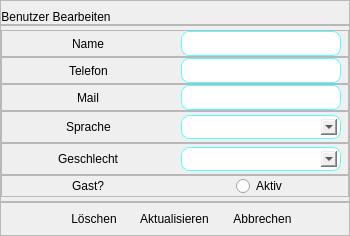
         <widget class="QWidget" name="user_edit_page">
          <layout class="QVBoxLayout" name="verticalLayout_9">
           <property name="spacing">
            <number>0</number>
           </property>
           <property name="leftMargin">
            <number>0</number>
           </property>
           <property name="topMargin">
            <number>0</number>
           </property>
           <property name="rightMargin">
            <number>0</number>
           </property>
           <property name="bottomMargin">
            <number>0</number>
           </property>
           <item>
            <widget class="QFrame" name="edit_header">
             <property name="frameShape">
              <enum>QFrame::StyledPanel</enum>
             </property>
             <property name="frameShadow">
              <enum>QFrame::Raised</enum>
             </property>
             <layout class="QHBoxLayout" name="horizontalLayout_22">
              <property name="spacing">
               <number>0</number>
              </property>
              <property name="leftMargin">
               <number>0</number>
              </property>
              <property name="topMargin">
               <number>9</number>
              </property>
              <property name="rightMargin">
               <number>0</number>
              </property>
              <property name="bottomMargin">
               <number>0</number>
              </property>
              <item alignment="Qt::AlignLeft">
               <widget class="QLabel" name="header_label">
                <property name="styleSheet">
                 <string notr="true">font: 12pt &quot;Ethnocentric&quot;;
</string>
                </property>
                <property name="text">
                 <string>Benutzer Bearbeiten</string>
                </property>
                <property name="alignment">
                 <set>Qt::AlignCenter</set>
                </property>
               </widget>
              </item>
              <item>
               <widget class="QLabel" name="edit_error_label">
                <property name="styleSheet">
                 <string notr="true">color: rgb(255, 0, 0);</string>
                </property>
                <property name="text">
                 <string/>
                </property>
               </widget>
              </item>
             </layout>
            </widget>
           </item>
           <item alignment="Qt::AlignHCenter">
            <widget class="QFrame" name="edit_main">
             <property name="sizePolicy">
              <sizepolicy hsizetype="Expanding" vsizetype="Expanding">
               <horstretch>0</horstretch>
               <verstretch>0</verstretch>
              </sizepolicy>
             </property>
             <property name="minimumSize">
              <size>
               <width>350</width>
               <height>0</height>
              </size>
             </property>
             <property name="styleSheet">
              <string notr="true">QLineEdit{
	border: 1px solid;
	border-color:rgb(85, 255, 255);
	border-radius: 8px;
text-align: center
}
QComboBox{
	padding: 3px;
	text-align:center;
	margin: 3px;
	border: 1px solid;
	border-color:rgb(85, 255, 255);
	border-radius: 8px;
}</string>
             </property>
             <property name="frameShape">
              <enum>QFrame::StyledPanel</enum>
             </property>
             <property name="frameShadow">
              <enum>QFrame::Raised</enum>
             </property>
             <layout class="QGridLayout" name="gridLayout_2">
              <property name="leftMargin">
               <number>0</number>
              </property>
              <property name="topMargin">
               <number>4</number>
              </property>
              <property name="rightMargin">
               <number>0</number>
              </property>
              <property name="bottomMargin">
               <number>4</number>
              </property>
              <property name="spacing">
               <number>0</number>
              </property>
              <item row="4" column="0">
               <widget class="QFrame" name="frame_9">
                <property name="styleSheet">
                 <string notr="true"/>
                </property>
                <property name="frameShape">
                 <enum>QFrame::StyledPanel</enum>
                </property>
                <property name="frameShadow">
                 <enum>QFrame::Raised</enum>
                </property>
                <layout class="QHBoxLayout" name="horizontalLayout_19">
                 <property name="spacing">
                  <number>0</number>
                 </property>
                 <property name="leftMargin">
                  <number>0</number>
                 </property>
                 <property name="topMargin">
                  <number>0</number>
                 </property>
                 <property name="rightMargin">
                  <number>0</number>
                 </property>
                 <property name="bottomMargin">
                  <number>0</number>
                 </property>
                 <item alignment="Qt::AlignHCenter">
                  <widget class="QLabel" name="label_11">
                   <property name="text">
                    <string>Geschlecht</string>
                   </property>
                  </widget>
                 </item>
                 <item alignment="Qt::AlignHCenter|Qt::AlignVCenter">
                  <widget class="QComboBox" name="edit_gender_box">
                   <property name="minimumSize">
                    <size>
                     <width>166</width>
                     <height>24</height>
                    </size>
                   </property>
                   <property name="styleSheet">
                    <string notr="true"/>
                   </property>
                   <property name="iconSize">
                    <size>
                     <width>10</width>
                     <height>10</height>
                    </size>
                   </property>
                  </widget>
                 </item>
                </layout>
               </widget>
              </item>
              <item row="5" column="0">
               <widget class="QFrame" name="frame_10">
                <property name="frameShape">
                 <enum>QFrame::StyledPanel</enum>
                </property>
                <property name="frameShadow">
                 <enum>QFrame::Raised</enum>
                </property>
                <layout class="QHBoxLayout" name="horizontalLayout_20">
                 <property name="spacing">
                  <number>0</number>
                 </property>
                 <property name="leftMargin">
                  <number>0</number>
                 </property>
                 <property name="topMargin">
                  <number>0</number>
                 </property>
                 <property name="rightMargin">
                  <number>0</number>
                 </property>
                 <property name="bottomMargin">
                  <number>0</number>
                 </property>
                 <item alignment="Qt::AlignHCenter">
                  <widget class="QLabel" name="label_12">
                   <property name="text">
                    <string>Gast?</string>
                   </property>
                  </widget>
                 </item>
                 <item alignment="Qt::AlignHCenter">
                  <widget class="QRadioButton" name="edit_guest_check">
                   <property name="styleSheet">
                    <string notr="true">font: 9pt &quot;Ethnocentric&quot;;</string>
                   </property>
                   <property name="text">
                    <string>Aktiv</string>
                   </property>
                  </widget>
                 </item>
                </layout>
               </widget>
              </item>
              <item row="2" column="0">
               <widget class="QFrame" name="frame_8">
                <property name="frameShape">
                 <enum>QFrame::StyledPanel</enum>
                </property>
                <property name="frameShadow">
                 <enum>QFrame::Raised</enum>
                </property>
                <layout class="QHBoxLayout" name="horizontalLayout_18">
                 <property name="spacing">
                  <number>0</number>
                 </property>
                 <property name="leftMargin">
                  <number>0</number>
                 </property>
                 <property name="topMargin">
                  <number>0</number>
                 </property>
                 <property name="rightMargin">
                  <number>0</number>
                 </property>
                 <property name="bottomMargin">
                  <number>0</number>
                 </property>
                 <item alignment="Qt::AlignHCenter">
                  <widget class="QLabel" name="label_10">
                   <property name="text">
                    <string>Mail</string>
                   </property>
                  </widget>
                 </item>
                 <item alignment="Qt::AlignHCenter">
                  <widget class="QLineEdit" name="mail_edit_input">
                   <property name="minimumSize">
                    <size>
                     <width>160</width>
                     <height>25</height>
                    </size>
                   </property>
                   <property name="alignment">
                    <set>Qt::AlignCenter</set>
                   </property>
                  </widget>
                 </item>
                </layout>
               </widget>
              </item>
              <item row="0" column="0">
               <widget class="QFrame" name="frame_6">
                <property name="frameShape">
                 <enum>QFrame::StyledPanel</enum>
                </property>
                <property name="frameShadow">
                 <enum>QFrame::Raised</enum>
                </property>
                <layout class="QHBoxLayout" name="horizontalLayout_16">
                 <property name="spacing">
                  <number>0</number>
                 </property>
                 <property name="leftMargin">
                  <number>0</number>
                 </property>
                 <property name="topMargin">
                  <number>0</number>
                 </property>
                 <property name="rightMargin">
                  <number>0</number>
                 </property>
                 <property name="bottomMargin">
                  <number>0</number>
                 </property>
                 <item alignment="Qt::AlignHCenter">
                  <widget class="QLabel" name="label_8">
                   <property name="text">
                    <string>Name</string>
                   </property>
                  </widget>
                 </item>
                 <item alignment="Qt::AlignHCenter">
                  <widget class="QLineEdit" name="name_edit_input">
                   <property name="sizePolicy">
                    <sizepolicy hsizetype="Expanding" vsizetype="Fixed">
                     <horstretch>0</horstretch>
                     <verstretch>0</verstretch>
                    </sizepolicy>
                   </property>
                   <property name="minimumSize">
                    <size>
                     <width>160</width>
                     <height>25</height>
                    </size>
                   </property>
                   <property name="alignment">
                    <set>Qt::AlignCenter</set>
                   </property>
                  </widget>
                 </item>
                </layout>
               </widget>
              </item>
              <item row="1" column="0">
               <widget class="QFrame" name="frame_7">
                <property name="frameShape">
                 <enum>QFrame::StyledPanel</enum>
                </property>
                <property name="frameShadow">
                 <enum>QFrame::Raised</enum>
                </property>
                <layout class="QHBoxLayout" name="horizontalLayout_17">
                 <property name="spacing">
                  <number>0</number>
                 </property>
                 <property name="leftMargin">
                  <number>0</number>
                 </property>
                 <property name="topMargin">
                  <number>0</number>
                 </property>
                 <property name="rightMargin">
                  <number>0</number>
                 </property>
                 <property name="bottomMargin">
                  <number>0</number>
                 </property>
                 <item alignment="Qt::AlignHCenter">
                  <widget class="QLabel" name="label_9">
                   <property name="text">
                    <string>Telefon</string>
                   </property>
                  </widget>
                 </item>
                 <item alignment="Qt::AlignHCenter">
                  <widget class="QLineEdit" name="phone_edit_input">
                   <property name="minimumSize">
                    <size>
                     <width>160</width>
                     <height>25</height>
                    </size>
                   </property>
                   <property name="alignment">
                    <set>Qt::AlignCenter</set>
                   </property>
                  </widget>
                 </item>
                </layout>
               </widget>
              </item>
              <item row="3" column="0" alignment="Qt::AlignVCenter">
               <widget class="QFrame" name="frame_12">
                <property name="styleSheet">
                 <string notr="true"/>
                </property>
                <property name="frameShape">
                 <enum>QFrame::StyledPanel</enum>
                </property>
                <property name="frameShadow">
                 <enum>QFrame::Raised</enum>
                </property>
                <layout class="QHBoxLayout" name="horizontalLayout_21">
                 <property name="spacing">
                  <number>0</number>
                 </property>
                 <property name="leftMargin">
                  <number>0</number>
                 </property>
                 <property name="topMargin">
                  <number>0</number>
                 </property>
                 <property name="rightMargin">
                  <number>0</number>
                 </property>
                 <property name="bottomMargin">
                  <number>0</number>
                 </property>
                 <item alignment="Qt::AlignHCenter">
                  <widget class="QLabel" name="label_13">
                   <property name="text">
                    <string>Sprache</string>
                   </property>
                  </widget>
                 </item>
                 <item alignment="Qt::AlignHCenter|Qt::AlignVCenter">
                  <widget class="QComboBox" name="edit_user_lang">
                   <property name="minimumSize">
                    <size>
                     <width>166</width>
                     <height>24</height>
                    </size>
                   </property>
                  </widget>
                 </item>
                </layout>
               </widget>
              </item>
             </layout>
            </widget>
           </item>
           <item>
            <widget class="QFrame" name="edit_btn_frame">
             <property name="styleSheet">
              <string notr="true">QPushButton{
border-radius:20px;
border-color: rgb(0, 255, 255);
	border-radius: 10px;
}
QPushButton:hover{
	border-color: rgb(0, 255, 255);
	color: black;
	background-color: rgb(170, 255, 255);
	border-radius: 10px;
}
QPushButton:pressed {
	border-color: rgb(0, 255, 255);
	color: black;	
	background-color: rgb(0, 255, 255);
	border-radius: 10px;
}
	</string>
             </property>
             <property name="frameShape">
              <enum>QFrame::StyledPanel</enum>
             </property>
             <property name="frameShadow">
              <enum>QFrame::Raised</enum>
             </property>
             <layout class="QHBoxLayout" name="horizontalLayout_15">
              <property name="spacing">
               <number>0</number>
              </property>
              <property name="leftMargin">
               <number>0</number>
              </property>
              <property name="rightMargin">
               <number>0</number>
              </property>
              <item alignment="Qt::AlignRight">
               <widget class="QPushButton" name="edit_del_btn">
                <property name="styleSheet">
                 <string notr="true">QPushButton{
border-radius:20px;
border-color: rgb(0, 255, 255);
	border-radius: 10px;
}
QPushButton:hover{
	border-color: rgb(0, 255, 255);
	color: black;
	background-color: rgb(170, 255, 255);
	border-radius: 10px;
}
QPushButton:pressed {
	border-color: rgb(0, 255, 255);
	color: black;	
	background-color: rgb(0, 255, 255);
	border-radius: 10px;
}
	</string>
                </property>
                <property name="text">
                 <string>Löschen</string>
                </property>
               </widget>
              </item>
              <item alignment="Qt::AlignHCenter">
               <widget class="QPushButton" name="edit_update_btn">
                <property name="text">
                 <string>Aktualisieren</string>
                </property>
               </widget>
              </item>
              <item alignment="Qt::AlignLeft">
               <widget class="QPushButton" name="edit_canel_btn">
                <property name="text">
                 <string>Abbrechen</string>
                </property>
               </widget>
              </item>
             </layout>
            </widget>
           </item>
          </layout>
         </widget>
